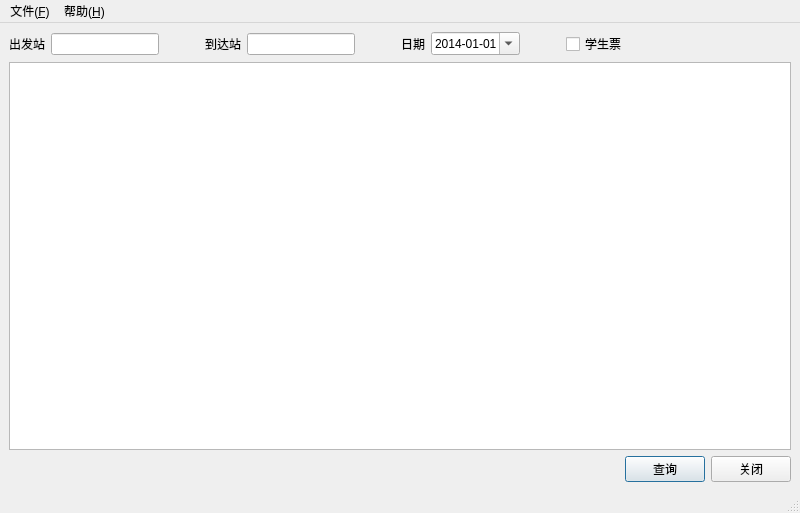
<?xml version="1.0" encoding="UTF-8"?>
<ui version="4.0">
 <class>QueryWindow</class>
 <widget class="QMainWindow" name="QueryWindow">
  <property name="geometry">
   <rect>
    <x>0</x>
    <y>0</y>
    <width>800</width>
    <height>513</height>
   </rect>
  </property>
  <property name="windowTitle">
   <string>列车查询</string>
  </property>
  <widget class="QWidget" name="centralwidget">
   <layout class="QVBoxLayout" name="verticalLayout">
    <item>
     <layout class="QHBoxLayout" name="horizontalLayout">
      <item>
       <layout class="QHBoxLayout" name="fromStationLayout">
        <item>
         <widget class="QLabel" name="fromStationNameLabel">
          <property name="text">
           <string>出发站</string>
          </property>
         </widget>
        </item>
        <item>
         <widget class="QLineEdit" name="fromStationNameEdit">
          <property name="sizePolicy">
           <sizepolicy hsizetype="Fixed" vsizetype="Fixed">
            <horstretch>0</horstretch>
            <verstretch>0</verstretch>
           </sizepolicy>
          </property>
         </widget>
        </item>
       </layout>
      </item>
      <item>
       <spacer name="horizontalSpacer_1">
        <property name="orientation">
         <enum>Qt::Horizontal</enum>
        </property>
        <property name="sizeType">
         <enum>QSizePolicy::Fixed</enum>
        </property>
        <property name="sizeHint" stdset="0">
         <size>
          <width>40</width>
          <height>20</height>
         </size>
        </property>
       </spacer>
      </item>
      <item>
       <layout class="QHBoxLayout" name="toStationLayout">
        <item>
         <widget class="QLabel" name="toStationNameLabel">
          <property name="text">
           <string>到达站</string>
          </property>
         </widget>
        </item>
        <item>
         <widget class="QLineEdit" name="toStationNameEdit">
          <property name="sizePolicy">
           <sizepolicy hsizetype="Fixed" vsizetype="Fixed">
            <horstretch>0</horstretch>
            <verstretch>0</verstretch>
           </sizepolicy>
          </property>
         </widget>
        </item>
       </layout>
      </item>
      <item>
       <spacer name="horizontalSpacer_3">
        <property name="orientation">
         <enum>Qt::Horizontal</enum>
        </property>
        <property name="sizeType">
         <enum>QSizePolicy::Fixed</enum>
        </property>
        <property name="sizeHint" stdset="0">
         <size>
          <width>40</width>
          <height>20</height>
         </size>
        </property>
       </spacer>
      </item>
      <item>
       <layout class="QHBoxLayout" name="trainDateLayout">
        <item>
         <widget class="QLabel" name="trainDateLabel">
          <property name="text">
           <string>日期</string>
          </property>
         </widget>
        </item>
        <item>
         <widget class="QDateEdit" name="trainDateEdit">
          <property name="dateTime">
           <datetime>
            <hour>0</hour>
            <minute>0</minute>
            <second>0</second>
            <year>2014</year>
            <month>1</month>
            <day>1</day>
           </datetime>
          </property>
          <property name="displayFormat">
           <string>yyyy-MM-dd</string>
          </property>
          <property name="calendarPopup">
           <bool>true</bool>
          </property>
         </widget>
        </item>
       </layout>
      </item>
      <item>
       <spacer name="horizontalSpacer_4">
        <property name="orientation">
         <enum>Qt::Horizontal</enum>
        </property>
        <property name="sizeType">
         <enum>QSizePolicy::Fixed</enum>
        </property>
        <property name="sizeHint" stdset="0">
         <size>
          <width>40</width>
          <height>20</height>
         </size>
        </property>
       </spacer>
      </item>
      <item>
       <widget class="QCheckBox" name="studentCheckbox">
        <property name="text">
         <string>学生票</string>
        </property>
       </widget>
      </item>
      <item>
       <spacer name="horizontalSpacer_2">
        <property name="orientation">
         <enum>Qt::Horizontal</enum>
        </property>
        <property name="sizeHint" stdset="0">
         <size>
          <width>40</width>
          <height>20</height>
         </size>
        </property>
       </spacer>
      </item>
     </layout>
    </item>
    <item>
     <widget class="QTableWidget" name="tableWidget">
      <property name="editTriggers">
       <set>QAbstractItemView::NoEditTriggers</set>
      </property>
      <property name="alternatingRowColors">
       <bool>true</bool>
      </property>
      <property name="selectionMode">
       <enum>QAbstractItemView::SingleSelection</enum>
      </property>
      <property name="selectionBehavior">
       <enum>QAbstractItemView::SelectRows</enum>
      </property>
      <property name="rowCount">
       <number>0</number>
      </property>
      <attribute name="horizontalHeaderCascadingSectionResizes">
       <bool>false</bool>
      </attribute>
      <attribute name="horizontalHeaderDefaultSectionSize">
       <number>80</number>
      </attribute>
      <attribute name="horizontalHeaderHighlightSections">
       <bool>false</bool>
      </attribute>
      <attribute name="horizontalHeaderStretchLastSection">
       <bool>true</bool>
      </attribute>
      <attribute name="verticalHeaderVisible">
       <bool>false</bool>
      </attribute>
      <attribute name="verticalHeaderCascadingSectionResizes">
       <bool>true</bool>
      </attribute>
      <attribute name="verticalHeaderHighlightSections">
       <bool>false</bool>
      </attribute>
     </widget>
    </item>
    <item>
     <layout class="QHBoxLayout" name="buttonLayout">
      <item>
       <spacer name="buttonSpacer">
        <property name="orientation">
         <enum>Qt::Horizontal</enum>
        </property>
        <property name="sizeHint" stdset="0">
         <size>
          <width>40</width>
          <height>20</height>
         </size>
        </property>
       </spacer>
      </item>
      <item>
       <widget class="QPushButton" name="queryButton">
        <property name="text">
         <string>查询</string>
        </property>
        <property name="shortcut">
         <string>Return</string>
        </property>
        <property name="autoDefault">
         <bool>true</bool>
        </property>
        <property name="default">
         <bool>true</bool>
        </property>
       </widget>
      </item>
      <item>
       <widget class="QPushButton" name="closeButton">
        <property name="text">
         <string>关闭</string>
        </property>
       </widget>
      </item>
     </layout>
    </item>
   </layout>
  </widget>
  <widget class="QMenuBar" name="menuBar">
   <property name="geometry">
    <rect>
     <x>0</x>
     <y>0</y>
     <width>800</width>
     <height>23</height>
    </rect>
   </property>
   <widget class="QMenu" name="helpMenu">
    <property name="title">
     <string>帮助(&amp;H)</string>
    </property>
    <addaction name="aboutAction"/>
   </widget>
   <widget class="QMenu" name="fileMenu">
    <property name="title">
     <string>文件(&amp;F)</string>
    </property>
    <addaction name="exitAction"/>
   </widget>
   <addaction name="fileMenu"/>
   <addaction name="helpMenu"/>
  </widget>
  <widget class="QStatusBar" name="statusBar"/>
  <action name="aboutAction">
   <property name="text">
    <string>关于(&amp;A)</string>
   </property>
   <property name="iconVisibleInMenu">
    <bool>true</bool>
   </property>
  </action>
  <action name="exitAction">
   <property name="text">
    <string>退出(&amp;X)</string>
   </property>
  </action>
 </widget>
 <resources/>
 <connections>
  <connection>
   <sender>closeButton</sender>
   <signal>clicked()</signal>
   <receiver>QueryWindow</receiver>
   <slot>close()</slot>
   <hints>
    <hint type="sourcelabel">
     <x>789</x>
     <y>480</y>
    </hint>
    <hint type="destinationlabel">
     <x>572</x>
     <y>469</y>
    </hint>
   </hints>
  </connection>
  <connection>
   <sender>exitAction</sender>
   <signal>triggered()</signal>
   <receiver>QueryWindow</receiver>
   <slot>close()</slot>
   <hints>
    <hint type="sourcelabel">
     <x>-1</x>
     <y>-1</y>
    </hint>
    <hint type="destinationlabel">
     <x>399</x>
     <y>256</y>
    </hint>
   </hints>
  </connection>
 </connections>
</ui>
